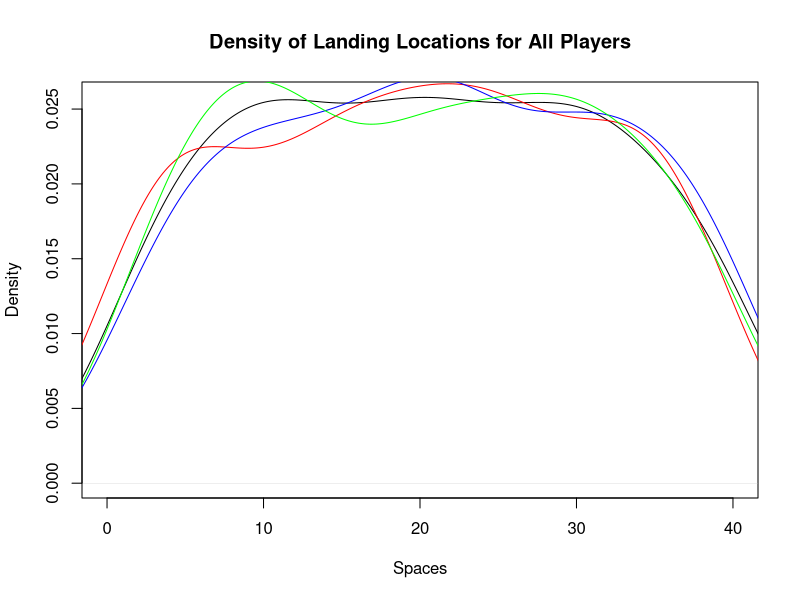
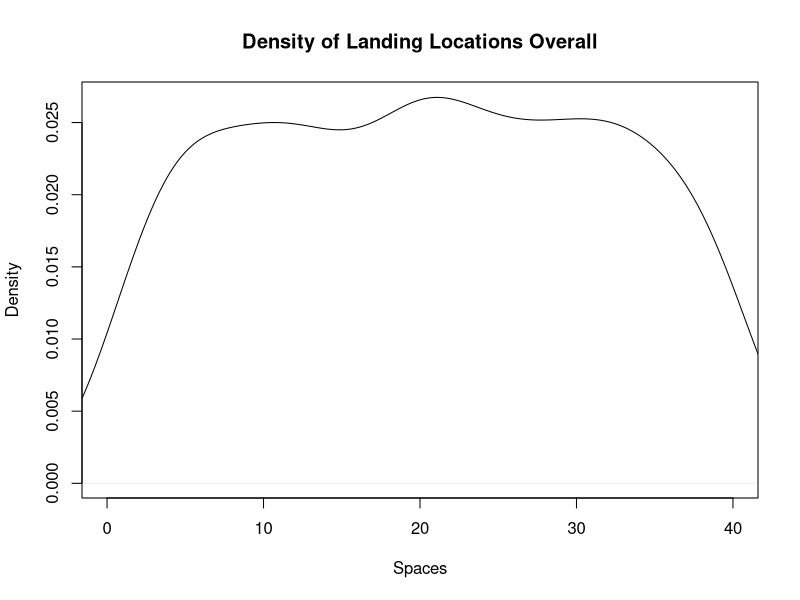
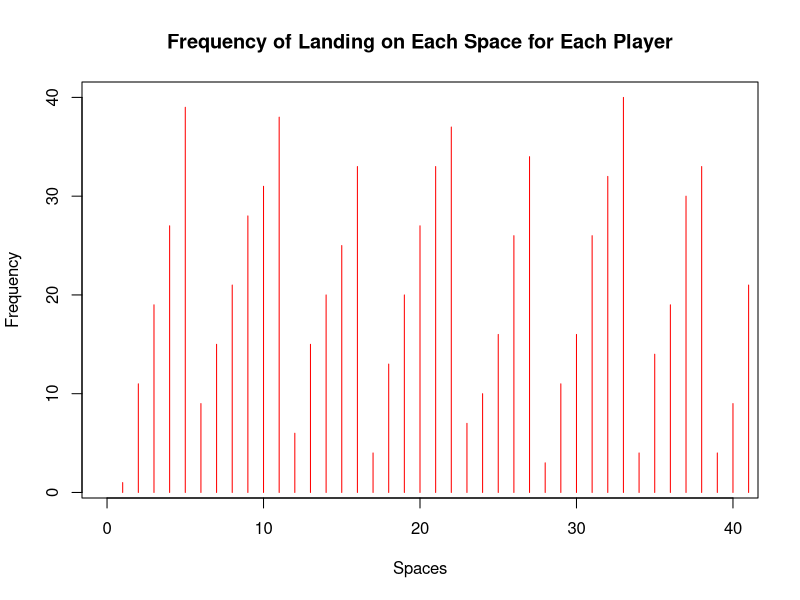
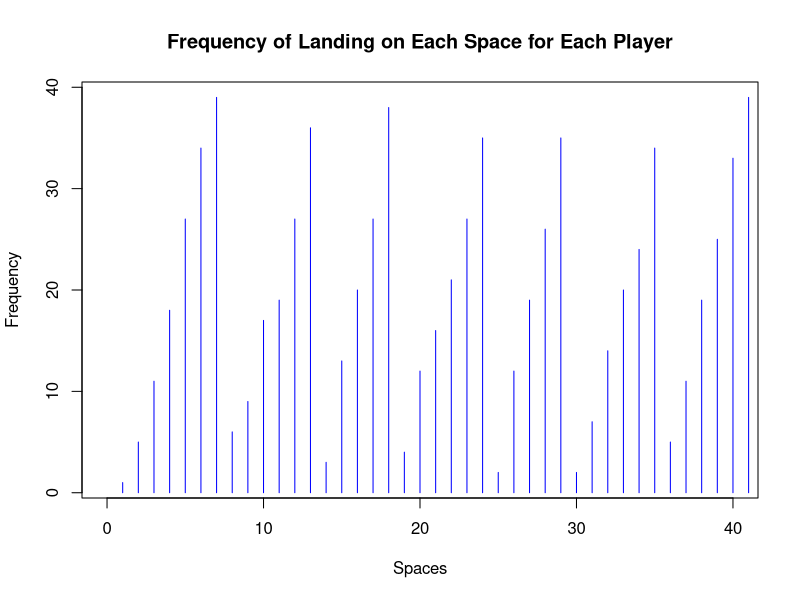
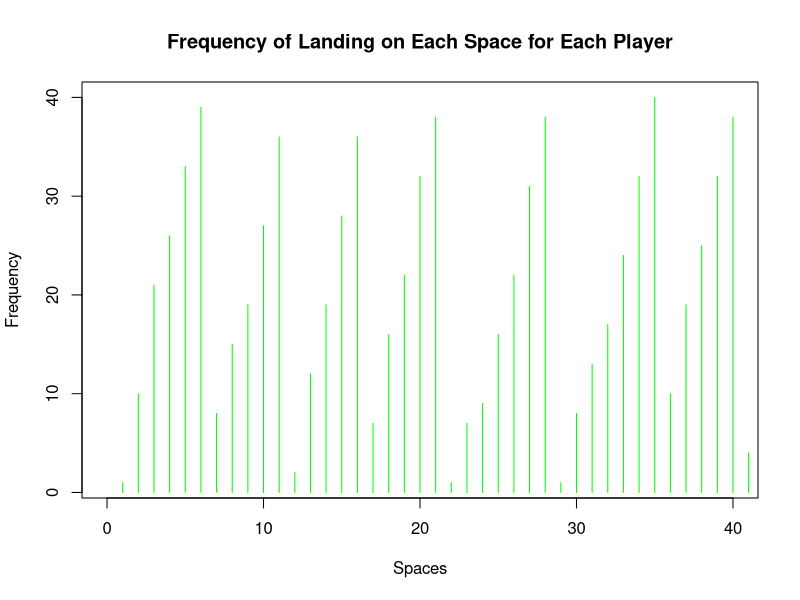
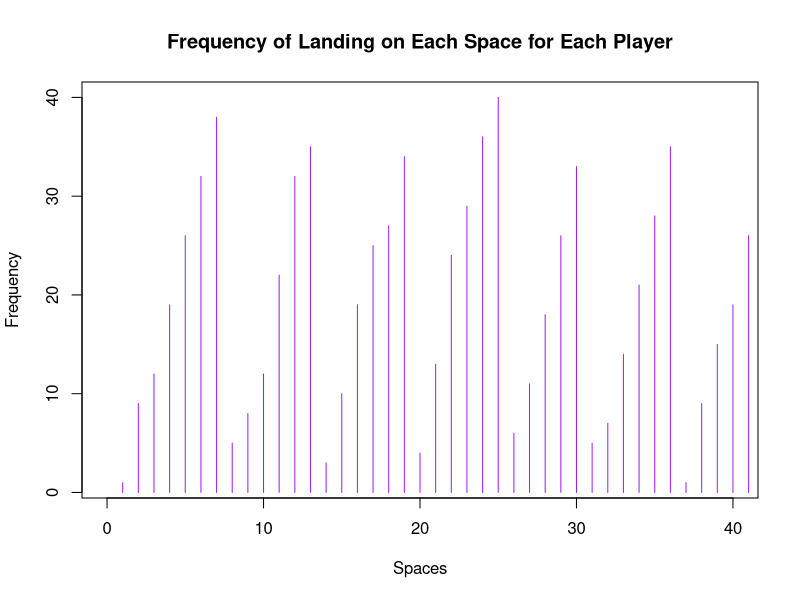
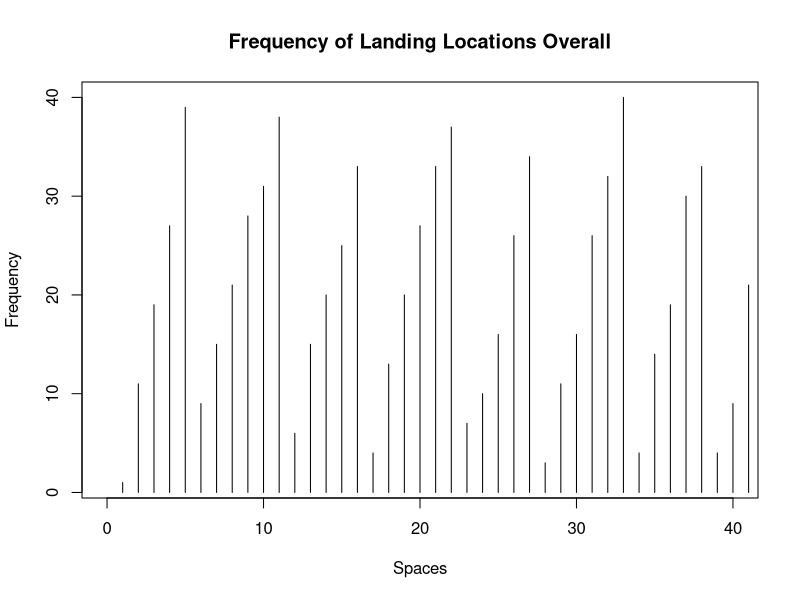
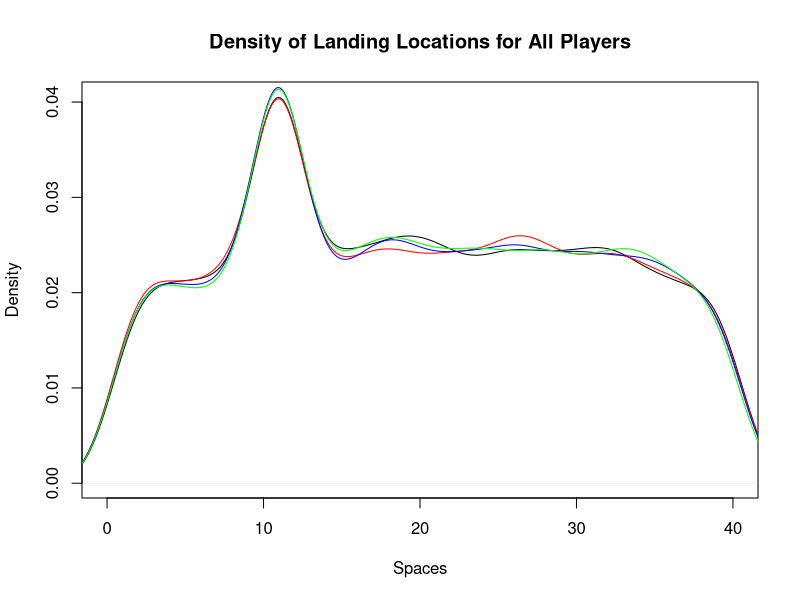

These charts were generated, in order, by the following R code: (Note: this script raises an error after producing the figures.)
## ---- chunk 1
knitr::opts_chunk$set(echo = TRUE)
## ---- chunk 2
library(dplyr)
library(ggplot2)
library(tidyverse)
## ---- chunk 3
monopolyBoard <- read.csv("MonopolyBoard.csv", header = T)
monopolyBoard
## ---- chunk 4
# Using dice rolls to determine where a player will land on the board
#input: "location", where the player is on the board
#output: the players new location on the board after the have rolled

#note that this is only accounting for standard dice rolls, no special rules yet...

lets_move = function(location) {
  dice_roll_1 <- sample(1:6, 1, replace = TRUE) #A random roll of a six-sided die
  dice_roll_2 <- sample(1:6, 1, replace = TRUE) #A random roll of a six-sided die
  
  roll_total <- sum(dice_roll_1, dice_roll_2) #The sum of the two rolls
  
  location = location + roll_total #Updating the player's location based on their rolls from the current turn
  
  if(location <= 40) { #if statement checking the players location
    location = location
  } else { #if the sum of the player's previous location and their rolls is greater than 40, this moves the player past GO and the start moving from space 1
    location = location - 40
  }
  
  print(location)
  
}

lets_move(20)
## ---- chunk 5
who_goes_first2 <- function(num_players){
  initial_rolls <- c()
  player_order <- length(num_players)
  for (i in 1:num_players) {
    player_i_roll <- sum(sample(1:6, 2, replace=TRUE))
    initial_rolls <- c(initial_rolls, player_i_roll) # vector of every player's first roll
  }
  
  if(sum(initial_rolls == max(initial_rolls)) >= 2){ # if more 1 person has the highest roll
    
    while (sum(initial_rolls == max(initial_rolls)) >= 2) { # keep rolling as long as players are tied
      tied_players <- which(initial_rolls==max(initial_rolls)) # identify which players tied

      tie_breaker_rolls <- c()
      for (i in tied_players) { # tied players roll again
       player_i_roll2 <- sum(sample(1:6, 2, replace=TRUE))
       tie_breaker_rolls <- c(tie_breaker_rolls, player_i_roll2)
       initial_rolls <- tie_breaker_rolls # update initial rolls
      }
    }
    highest_roll <- max(tie_breaker_rolls)
    highest_player <- tied_players[which(tie_breaker_rolls == highest_roll)]
  }
  
  else {
    highest_player <- which.max(initial_rolls) # who rolled the highest number
  
    # creating player order
    player_order[1] <- as.integer(highest_player)

    for (j in 2:num_players) {
    
      player_order[j] <- as.integer(player_order[j-1] + 1)
      if (player_order[j] > num_players) {
        player_order[j] <- 1
      }
    }
    #print(player_order)
  }
  playerlist <- (list(highest_player, player_order))
  return(playerlist)
}

who_goes_first2(4)
## ---- chunk 6
#A function to play Monopoly!
#Utilizes lets_move to move the players around the board
#input: "turns"; the amount of turns each player will take (i.e. the number of rounds in the game), "players"; a numeric value 1-4 representing the number of players in the game
#output: a dataframe showing each players' location after each of their turns; a density plot showing each players' location data throughout the game; a density plot showing the overall location data throughout the game

lets_play = function(turns, players) {
  
  location_data <- as.data.frame(matrix(nrow = turns, ncol = players)) # dataframe will keep data for locations of players for each turn
  
  # puts players in order
  colnames(location_data) <- who_goes_first2(players)[[2]]
  
  location = 1 #initializes the player at space 1 (i.e. GO!)
  location_data[1,] <- location

  for (i in 2:turns) { # iterates through number of turns
    for (j in 1:players) { # rotates through each player
      location = lets_move(location_data[i-1,j])[[1]] # takes location from lets_move2 function and assigns it to location
      location_data[i,j] <- as.integer(location) # puts location value into the dataframe of locations for each player
    }
  }
print(location_data) 


 ########################## plots ###############################

 #vector of colors
  colors <- c("red", "blue", "green","purple")
  
  # creates density plot of frequency of landing on each space for each player
  plot(density(location_data[,1]), xlim = c(0,40), col = "black", xlab="Spaces", main= "Density of Landing Locations for All Players")
  
  for (k in 2:players) {
    lines(density(location_data[,k]), col = colors[k-1]) # adds a density line for each player after the first
  }
  
  # creates density plot for total frequency landing on each space (all players spaces included)
  all_spaces <- as.vector(as.matrix(location_data))
  plot(density(all_spaces), xlim = c(0,40), col = "black", xlab="Spaces", main="Density of Landing Locations Overall")
  
  #creates frequency plot for frequency of landing on certain spaces for each player
  for(k in 1:players){
  plot(location_data[,k], xlim= c(0,40), col=colors[k], type="h", xlab="Spaces", ylab="Frequency", main="Frequency of Landing on Each Space for Each Player")
  }

  plot(all_spaces, xlim = c(0,40), col = "black", type="h", xlab = "Spaces", ylab = "Frequency", main = "Frequency of Landing Locations Overall")
}

lets_play(100, 4)

## ---- chunk 7
#Double Down -- addition of jail and double rolls

#Incorporating double rolls and sending players to jail when the players are rolling and moving
#input: "location"; a numeric value 1 to 40; where the player in on the board
#output: the players new location on the board

lets_move2 = function(location) {
  dice_roll_1 <- sample(1:6, 1, replace = TRUE) #a standard, six-sided dice roll
  dice_roll_2 <- sample(1:6, 1, replace = TRUE) #a standard, six-sided dice roll
  
  roll_total <- sum(dice_roll_1, dice_roll_2) #the sum of the two dice rolls
  roll_double <- dice_roll_1 == dice_roll_2 #checking if the player rolled a double
  
    location = location + roll_total # updates location to be previous location + roll total
    double3 = "false" # double3 is assigned "true" if the player double rolls 3x (as seen in if statement below), otherwise it is assigned "false" 
    
  # first double roll -> roll again
  if (roll_double == TRUE) { #checks if the player rolled a double with their first two rolls. if "TRUE", the player rolls again
    dice_roll_3 <- sample(1:6, 1, replace = TRUE) #the player's third dice roll
    dice_roll_4 <- sample(1:6, 1, replace = TRUE) #the player's fourth dice roll
    
    roll_total2 <- sum(dice_roll_3, dice_roll_4) #the sum of the player's third and fourth rolls
    roll_double2 <- dice_roll_3 == dice_roll_4 #checks to see if the player rolled a double again
    
    location = location + roll_total2 #the player's new location
    double3 = "false"
    
    # if player is at a location past 40, subtract 40 so they go back to the GO space at location "41"
    # this is included in each if statement below so that it applies if player has to roll again
    if (location <= 40) { #checks to make sure that the player's location isn't over 40 (i.e not on the board)
      location = location
    } else { #If greater than 40, it subtracts 40 from location to allow player to continue to move on the board
      location = location - 40
    }
     
      # second double roll -> roll again
      if (roll_double2 == TRUE) { #if the player has rolled two doubles, they roll again
        dice_roll_5 <- sample(1:6, 1, replace = TRUE) #the player's fifth roll
        dice_roll_6 <- sample(1:6, 1, replace = TRUE) #the player's sixth roll
    
        roll_total3 <- sum(dice_roll_5, dice_roll_6) #the sum of the fifth and sixth roll
        roll_double3 <- dice_roll_5 == dice_roll_6 #checking to see if the player rolled a third double
    
        location = location + roll_total3 #the players new location
        double3 = "false"
        
        if (location <= 40) { #checks the player's location again
          location = location
        } else {
          location = location - 40
        }
        
        # third double roll -> go to jail
          if (roll_double3 == TRUE) { #checks if the player rolled three doubles in a row, if TRUE, the players goes to jail (space 11)
            location = monopolyBoard$spaces[monopolyBoard$name == "Jail"]
            double3 = "true"
          }
      }
  }  
    
  if (location <= 40) { #checks the players location on the board
    location = location
  } else {
    location = location - 40
  }
  
  listdata <- (list(location, double3)) # creates list for outputs "location" and "double3"
  # if you need to access location from this function, use lets_move2(location_data[i-1,j])[[1]]
  # if you need to access double3, use lets_move2(double3)[[2]]
  return(listdata)
  
}
## ---- chunk 8
#A function to move players around the board while incorporating double rolls and going to jail
#input: "turns"; the amount of turns each player takes (i.e. how many rounds the game is), "players"; a numeric value 1-4 representing the number of players in the game
#output: a dataframe showing each players' location after each of their turns; a density plot showing each players' location data throughout the game; a density plot showing the overall location data throughout the game

lets_play2 = function(turns, players) {
  
  
  location_data <- as.data.frame(matrix(nrow = turns, ncol = players)) # dataframe will keep data for locations of players for each turn
  double3data <- as.data.frame(matrix(nrow = turns, ncol = players)) # dataframe will say "true" if player double rolled 3x (which lands them in jail) and "false" if they didn't double roll 3x
  
    # puts players in order
    colnames(location_data) <- who_goes_first2(players)[[2]]
  
    location = 1 # each player starts at location 1
    location_data[1,] <- location
    double3 = 0 # initializing "double3" which will be later assigned a "true" or "false" based on if player double rolled 3x
  
    for (i in 2:turns) { # iterates through number of turns
      
        for (j in 1:players) { # rotates through each player
          
        location = lets_move2(location_data[i-1,j])[[1]] # takes location from lets_move2 function and assigns it to location
        location_data[i,j] <- as.integer(location) # puts location value into the dataframe of locations for each player
        double3data[i,j] <- lets_move2(double3)[[2]] # takes "true" or "false" value from double3 and adds it to double3data dataframe
        
      # deals with landing in jail from "go to jail" space and staying there for next 3 turns
      if (31 %in% location_data[i-1,j]) { # if you landed on 31 in the last turn (i-1 turn), you go to jail (space 11) for the ith turn
        location <- 11
        location_data[i,j] <- as.integer(location) # new location is 11
      } else if (11 %in% location_data[i-1,j] & 31 %in% location_data[i-2,j]) { # if you were on space 11 last turn AND you were on space 31 2 turns ago, you stay in jail (space 11) for turn i
        location <- 11
        location_data[i,j] <- as.integer(location)
      } else if (11 %in% location_data[i-2,j] & 31 %in% location_data[i-3,j]) {
        location <- 11
        location_data[i,j] <- as.integer(location)
      }
        
      # landing in jail from 3x double roll and staying there for next 3 turns
      if (11 %in% location_data[i,j] & "true" %in% double3data[i-1,j]) { # if player's location is 11 (jail) and double3data is"true" (player double rolled 3x), player stays in jail. all 3 if/else if statements keep player in jail for the next 3 turns
        location <- 11
        location_data[i,j] <- as.integer(location)
      } else if (11 %in% location_data[i-1,j] & "true" %in% double3data[i-2,j]) { # 
        location <- 11
        location_data[i,j] <- as.integer(location)
      } else if (11 %in% location_data[i-2,j] & "true" %in% double3data[i-3,j]) {
        location <- 11
        location_data[i,j] <- as.integer(location)
      }
        
    }
  }
  print(location_data)
  print(double3)
  
  
  ########################## plots ###############################

 #vector of colors
  colors <- c("red", "blue", "green","purple")
  
  # creates density plot of frequency of landing on each space for each player
  plot(density(location_data[,1]), xlim = c(0,40), col = "black", xlab="Spaces", main= "Density of Landing Locations for All Players")
  
  for (k in 2:players) {
    lines(density(location_data[,k]), col = colors[k-1]) # adds a density line for each player after the first
  }
  
  # creates density plot for total frequency landing on each space (all players spaces included)
  all_spaces <- as.vector(as.matrix(location_data))
  plot(density(all_spaces), xlim = c(0,40), col = "black", xlab="Spaces", main="Density of Landing Locations Overall")
  
  #creates frequency plot for frequency of landing on certain spaces for each player
  for(k in 1:players){
  plot(location_data[,k], xlim= c(0,40), col=colors[k], type="h", xlab="Spaces", ylab="Frequency", main="Frequency of Landing on Each Space for Each Player")
  }
  
  plot(all_spaces, xlim = c(0,40), col = "black", type="h", xlab = "Spaces", ylab = "Frequency", main = "Frequency of Landing Locations Overall")
 
}
 
lets_play2(10000, 4)
## ---- chunk 9

Card_Numbers <- c(1, 2, 3, 4, 5, 6, 7, 8, 9, 10, 11, 12, 13, 14, 15, 16) # the card numbers

Chance_Cards <- c("Advance to Boardwalk", "Advance to Go (Collect $200)", "Advance to Illinois Avenue. If you pass Go, collect $200", "Advance to St. Charles Place. If you pass Go, collect $200", "Advance to the nearest Railroad. If unowned, you may buy it from the Bank. If owned, pay owner twice the rental to which they are otherwise entitled", "Advance to the nearest Railroad. If unowned, you may buy it from the Bank. If owned, pay owner twice the rental to which they are otherwise entitled", "Advance token to nearest Utility. If unowned, you may buy it from the Bank. If owned, throw dice and pay owner a total ten times amount thrown", "Bank pays you dividend of $50", "Get Out of Jail Free", "Go Back 3 Spaces", "Go to Jail. Go directly to Jail, do not pass Go, do not collect $200", "Make general repairs on all your property. For each house pay $25. For each hotel pay $100", "Speeding fine $15", "Take a trip to Reading Railroad. If you pass Go, collect $200", "You have been elected Chairman of the Board. Pay each player $50", "Your building loan matures. Collect $150") # the card information

Chance <- data.frame(Chance_Cards, Card_Numbers) #a dataframe associating each chance card with a number



Community_Chest_Cards <- c("Advance to Go (Collect $200)", "Bank error in your favor. Collect $200", "Doctor’s fee. Pay $50", "From sale of stock you get $50", "Get Out of Jail Free", "Go to Jail. Go directly to jail, do not pass Go, do not collect $200", "Holiday fund matures. Receive $100", "Income tax refund. Collect $20", "It is your birthday. Collect $10 from every player", "Life insurance matures. Collect $100", "Pay hospital fees of $100", "Pay school fees of $50", "Receive $25 consultancy fee", "You are assessed for street repair. $40 per house. $115 per hotel", "You have won second prize in a beauty contest. Collect $10", "You inherit $100") # the card information

Community_Chest <- data.frame(Community_Chest_Cards, Card_Numbers) #a dataframe associating each community chest card with a number
## ---- chunk 10
#A function that randomly selects a numeric value 1:16 representing a Chance card and updates the player's location based on the card information
#input: "location"; a numeric value 1:40 representing the player's location on the board
#output: the player's new location on the board

Drawing_Chance = function(location) {
  location = location #the player's current location
  amount <- 0 #amount is later used to updated the player's bank in lets_play3 by the amount stated in certain cards
  draw_card <- sample(1:16, 1, replace = TRUE) #randomly selecting a card from 1:16 cards
  player_card <- Chance$Chance_Cards[draw_card] #finding the card in the Chance deck
  print(player_card)

#The following if statements update the player's location based on the card that was drawn (if applicable)  
      if(draw_card == 1) {
        location = 1
      }
      
      if(draw_card == 2) {
        location = 1
        amount = 200
      }
      
      if(draw_card == 3) {
        if(location > 25){
          amount = 200
        }else{
          amount = amount
    }
        location = 25
      }
  
      if(draw_card == 4){
        if(location > 13 ){
          amount = 200
        }else{
          amount = amount
    }
        location = 12
      }
  
      if(draw_card == 5){
        if(location >= 37 && location <= 5){
              location = 6
            } else {
              if (location >= 6 && location <= 15){
                location = 16
              } else {
                if(location >= 16 && location <= 25){
                  location = 26
                } else {
                  location = 36
                }
              }
            }
    }
  
    if(draw_card == 6){
        if(location >= 37 && location <= 5){
              location = 6
            } else {
              if (location >= 6 && location <= 15){
                location = 16
              } else {
                if(location >= 16 && location <= 25){
                  location = 26
                } else {
                  location = 36
                }
              }
            }
    }
  
    if(draw_card == 7){
        if(location >= 29 && location <= 12){
              location = 13
            } else {
              location = 29
    }
    }
  
    if(draw_card == 8){
      amount = -50
    }
  
    if(draw_card == 10) {
      location = location - 3
    }
  
    if(draw_card == 11) {
      location = 11
    }
  
    if(draw_card == 13){
      amount = -15
    }
  
    if(draw_card == 14) {
      if(location > 6){
        amount = 200
      }else{
        amount = amount
    }
      location = 6
    }
  
    if(draw_card == 16){
      amount = 150
    }
  
   
    location = location
    amount = amount
    list_location_amount <- list(location, amount)
    return(list_location_amount)
}



#A function that randomly selects a numeric value 1:16 representing a Community Chest card and updates the player's location based on the card information
#input: "location"; a numeric value 1:40 representing the player's location on the board
#output: the player's new location on the board

Drawing_Community_Chest = function(location) {
  location = location
  amount <- 0
  draw_card_chest <- sample(1:16, 1, replace = TRUE)
  player_card_chest <- Community_Chest$Community_Chest_Cards[draw_card_chest]
  print(player_card_chest)
  print(location)
  
  
  if (draw_card_chest == 1) {
    location = 1
    amount = 200
  }
  
  #Bank error in your favor. Collect $200
  if(draw_card_chest == 2){
    amount = 200
  }
  
  #Doctor’s fee. Pay $50
  if(draw_card_chest == 3){
    amount = -50
  }
  
  #From sale of stock you get $50
  if(draw_card_chest == 4){
    amount = 50
  }
  
  if(draw_card_chest == 6) {
    location = 11
  }
  
  #Holiday fund matures. Receive $100
  if(draw_card_chest == 7){
    amount = 100
  }
  
  #Income tax refund. Collect $20
  if(draw_card_chest == 8){
    amount = 20
  }
  
  #Life insurance matures. Collect $100
  if(draw_card_chest == 10){
    amount = 100
  }
  
  #Pay hospital fees of $100
  if(draw_card_chest == 11){
    amount = -100
  }
  
  #Pay school fees of $50
  if(draw_card_chest == 12){
    amount = -50
  }
  
  #Receive $25 consultancy fee
  if(draw_card_chest == 13){
    amount = 25
  }
  
  #You have won second prize in a beauty contest. Collect $10
  if(draw_card_chest == 15){
    amount = 10
  }
  
  #You inherit $100
  if(draw_card_chest == 16){
    amount = 100
  }
  
  location = location 
  amount = amount
  list_location_amount <- list(location,amount)
  return(list_location_amount)
}
## ---- chunk 11
#A function that expands on lets_move2 to add the actions of Community Chest and Chance spaces and their respective cards
#input: "location"; a numeric value 1 to 40; where the player in on the board
#output: the players new location on the board

lets_move3 = function(location) {
  dice_roll_1 <- sample(1:6, 1, replace = TRUE)
  dice_roll_2 <- sample(1:6, 1, replace = TRUE)
  
  roll_total <- sum(dice_roll_1, dice_roll_2)
  roll_double <- dice_roll_1 == dice_roll_2
  
    location = location + roll_total
    double3 = "false"


  if (location <= 40) {
      location = location
  } else {
      location = location - 40
  }
   
  
  if(location == 8 || location == 23 || location == 27) {
    location = Drawing_Chance(location)
  }
  
  if(location == 3 || location == 18 || location == 34) {
    location = Drawing_Community_Chest(location)
  }
    
  # first double roll -> roll again
  if (roll_double == TRUE) {
    dice_roll_3 <- sample(1:6, 1, replace = TRUE)
    dice_roll_4 <- sample(1:6, 1, replace = TRUE)
    
    roll_total2 <- sum(dice_roll_3, dice_roll_4)
    roll_double2 <- dice_roll_3 == dice_roll_4
    
    location = location + roll_total2
    double3 = "false"
    
    if (location <= 40) {
      location = location
    } else {
      location = location - 40
    }
    
    
    if(location == 8 || location == 23 || location == 27) {
    location = Drawing_Chance(location)
    }
  
  if(location == 3 || location == 18 || location == 34) {
    location = Drawing_Community_Chest(location)
    }
     
      # second double roll -> roll again
      if (roll_double2 == TRUE) {
        dice_roll_5 <- sample(1:6, 1, replace = TRUE)
        dice_roll_6 <- sample(1:6, 1, replace = TRUE)
    
        roll_total3 <- sum(dice_roll_5, dice_roll_6)
        roll_double3 <- dice_roll_5 == dice_roll_6
    
        location = location + roll_total3
        double3 = "false"
        
        if (location <= 40) {
          location = location
        } else {
          location = location - 40
        }
        
        if(location == 8 || location == 23 || location == 27) {
          location = Drawing_Chance(location)
        }
  
        if(location == 3 || location == 18 || location == 34) {
          location = Drawing_Community_Chest(location)
         
        }
        
        # third double roll -> go to jail
          if (roll_double3 == TRUE) {
            location = monopolyBoard$spaces[monopolyBoard$name == "Jail"]
            double3 = "true"

          }
      }
  }  
   
  location = location 

  listdata <- (list(location, double3))
  return(listdata)
  
}

## ---- chunk 12
lets_play3 = function(turns, players) {
  
  location_data <- as.data.frame(matrix(nrow = turns, ncol = players))
  double3data <- as.data.frame(matrix(nrow = turns, ncol = players))
  
    colnames(location_data) <- who_goes_first2(players)[[2]]
  
    location = 1
    location_data[1,] <- location
    double3 = 0
  
    for (i in 2:turns) {
      
        for (j in 1:players) {
          
        location = lets_move3(location_data[i-1,j])[[1]]
        location_data[i,j] <- as.integer(location)
        double3data[i,j] <- lets_move3(double3)[[2]]
        
      # deals with landing in jail from "go to jail" space and staying there for next 3 turns
      if (31 %in% location_data[i-1,j]) { # if you land on 31 (go to jail), next location is in jail (space 11)
        location <- 11
        location_data[i,j] <- as.integer(location)
      } else if (11 %in% location_data[i-1,j] & 31 %in% location_data[i-2,j]) {
        location <- 11
        location_data[i,j] <- as.integer(location)
      } else if (11 %in% location_data[i-2,j] & 31 %in% location_data[i-3,j]) {
        location <- 11
        location_data[i,j] <- as.integer(location)
      }
        
      # landing in jail from 3x double roll and staying there for next 3 turns
      if (11 %in% location_data[i,j] & "true" %in% double3data[i-1,j]) { # "true" means player double rolled 3x -> jail
        location <- 11
        location_data[i,j] <- as.integer(location)
      } else if (11 %in% location_data[i-1,j] & "true" %in% double3data[i-2,j]) { # 
        location <- 11
        location_data[i,j] <- as.integer(location)
      } else if (11 %in% location_data[i-2,j] & "true" %in% double3data[i-3,j]) {
        location <- 11
        location_data[i,j] <- as.integer(location)
      }
        
    }
  }
  print(location_data)
  print(double3data)


  
  # creates density plot of frequency of landing on each space for each player
  colors <- c("red", "blue", "green","purple")
  
  plot(density(location_data[,1]), xlim = c(0,40), col = "black", xlab="Spaces", main= "Density of Landing Locations for All Players")
  
  for (k in 2:players) {
    lines(density(location_data[,k]), col = colors[k-1]) # adds a density line for each player after the first
  }
  
  # creates density plot for total frequency landing on each space (all players spaces included)
  all_spaces <- as.vector(as.matrix(location_data))
  plot(density(all_spaces), xlim = c(0,40), col = "black", xlab="Spaces", main="Density of Landing Locations Overall")
  
  for(k in 1:players){
  plot(location_data[,k], xlim= c(0,40), col=colors[k], type="h", xlab="Spaces", ylab="Frequency", main="Frequency of Landing on Each Space for Each Player")
  }
  
  # second set of frequency plots
  for (k in 1:players) {
    colors <- c("coral1", "steelblue1", "palegreen2","plum2")
    freq_data <- data.frame(space = 1:40, freq = tabulate(location_data[, k], nbins = 40))
    density_plot <- ggplot(freq_data, aes(x = space, y = freq)) +
     geom_bar(stat = "identity", fill = colors[k], color = "black") +
     ggtitle(paste0("Player ", k, ": Frequency of Landing on Each Space")) +
     xlab("Spaces") +
     ylab("Frequency") +
     theme_minimal()
    
    print(density_plot)
  }
  
}
lets_play3(100,4)

## ---- chunk 13
#A function that expands on lets_move3 to add the collection of $200 every time a player passes "Go"
#input: "location"; a numeric value 1 to 40; where the player in on the board
#output: the players new location on the board

lets_move4 = function(location) {
  dice_roll_1 <- sample(1:6, 1, replace = TRUE) 
  dice_roll_2 <- sample(1:6, 1, replace = TRUE) 
  
  roll_total <- sum(dice_roll_1, dice_roll_2)
  roll_double <- dice_roll_1 == dice_roll_2
  
    location = location + roll_total
    double3 = "false"


  if (location <= 40) {
      location = location
      amount = 0
  } else {
      location = location - 40
      amount = 200
  }
   
  
  if(location == 8 || location == 23 || location == 27) { #check's if the player's location is a Chance space
    location = Drawing_Chance(location)[[1]] #if TRUE, the player draws a Chance card using the Drawing_Chance function which updates their location
  }
  
  if(location == 3 || location == 18 || location == 34) { #check's if the player's location is a Community Chest space
    location = Drawing_Community_Chest(location)[[1]] #if TRUE, the player draws a Community Chest card using the Drawing_Community_Chest which updates their location
  }
    
  # first double roll -> roll again
  if (roll_double == TRUE) {
    dice_roll_3 <- sample(1:6, 1, replace = TRUE)
    dice_roll_4 <- sample(1:6, 1, replace = TRUE)
    
    roll_total <- sum(dice_roll_3, dice_roll_4)
    roll_double2 <- dice_roll_3 == dice_roll_4
    
    location = location + roll_total
    double3 = "false"
    
    if (location <= 40) {
      location = location
      amount = 0
    } else {
      location = location - 40
      amount = 200
    }
    
    
    if(location == 8 || location == 23 || location == 27) { #check's if the player's location is a Chance space
    location = Drawing_Chance(location)[[1]] #if TRUE, the player draws a Chance card using the Drawing_Chance function which updates their location
    }
  
  if(location == 3 || location == 18 || location == 34) { #check's if the player's location is a Community Chest space
    location = Drawing_Community_Chest(location)[[1]] #if TRUE, the player draws a Community Chest card using the Drawing_Community_Chest which updates their location
    }
     
      # second double roll -> roll again
      if (roll_double2 == TRUE) {
        dice_roll_5 <- sample(1:6, 1, replace = TRUE)
        dice_roll_6 <- sample(1:6, 1, replace = TRUE)
    
        roll_total <- sum(dice_roll_5, dice_roll_6)
        roll_double3 <- dice_roll_5 == dice_roll_6
    
        location = location + roll_total
        double3 = "false"
        
        if (location <= 40) {
          location = location
          amount = 0
        } else {
          location = location - 40
          amount = 200
        }
        
        if(location == 8 || location == 23 || location == 27) { #check's if the player's location is a Chance space
          location = Drawing_Chance(location)[[1]] #if TRUE, the player draws a Chance card using the Drawing_Chance function which updates their location
        }
  
        if(location == 3 || location == 18 || location == 34) { #check's if the player's location is a Community Chest space
          location = Drawing_Community_Chest(location)[[1]] #if TRUE, the player draws a Community Chest card using the Drawing_Community_Chest which updates their location
         
        }
        
        # third double roll -> go to jail
          if (roll_double3 == TRUE) {
            location = monopolyBoard$spaces[monopolyBoard$name == "Jail"]
            double3 = "true"

          }
      }
  }  
   
  location = location 

  listdata <- (list(location, double3, amount))
  return(listdata)
  
}

## ---- chunk 14

lets_play4 = function(turns, players) {
  
  location_data <- as.data.frame(matrix(nrow = turns, ncol = players))
  double3data <- as.data.frame(matrix(nrow = turns, ncol = players))
  
    colnames(location_data) <- who_goes_first2(players)[[2]]
  
    location = 1
    location_data[1,] <- location
    double3 = 0
  
    for (i in 2:turns) {
      
        for (j in 1:players) {
          
        location = lets_move3(location_data[i-1,j])[[1]]
        location_data[i,j] <- as.integer(location)
        double3data[i,j] <- lets_move3(location)[[2]]
        
      # deals with landing in jail from "go to jail" space and staying there for next 3 turns
      if (31 %in% location_data[i-1,j]) { # if you land on 31 (go to jail), next location is in jail (space 11)
        location <- 11
        location_data[i,j] <- as.integer(location)
      } else if (11 %in% location_data[i-1,j] & 31 %in% location_data[i-2,j]) {
        location <- 11
        location_data[i,j] <- as.integer(location)
      } else if (11 %in% location_data[i-2,j] & 31 %in% location_data[i-3,j]) {
        location <- 11
        location_data[i,j] <- as.integer(location)
      }
        
      # landing in jail from 3x double roll and staying there for next 3 turns
      if (11 %in% location_data[i,j] & "true" %in% double3data[i-1,j]) { # "true" means player double rolled 3x -> jail
        location <- 11
        location_data[i,j] <- as.integer(location)
      } else if (11 %in% location_data[i-1,j] & "true" %in% double3data[i-2,j]) { # 
        location <- 11
        location_data[i,j] <- as.integer(location)
      } else if (11 %in% location_data[i-2,j] & "true" %in% double3data[i-3,j]) {
        location <- 11
        location_data[i,j] <- as.integer(location)
      }

        
      # updating banks if players land on each others' properties
      if(location %in% c(2, 4, 7, 9, 10, 12, 13, 14, 15, 17, 19, 20, 22, 24, 25, 27, 28, 29, 30, 32, 33, 35, 38, 40)) {
            
      location = location
      spot <- which(Property_Statuses$Space == location)
      cost <- which(monopolyBoard$spaces == location)
      owned_by_player <- Property_Statuses$Owned_By_Player[spot]
        
      The_Players$Player_Bank[owned_by_player] <- The_Players$Player_Bank[owned_by_player] + monopolyBoard$rent_0[cost]
      The_Players$Player_Bank[j] <- The_Players$Player_Bank[j] - monopolyBoard$rent_0[cost]
      }
      
      #updating banks if players land on others' railroads
      if(location %in% c(6, 16, 26, 36)){
        
      location = location
      spot <- which(Property_Statuses$Space == location)
      cost <- which(monopolyBoard$spaces == location)
      owned_by_player <- Property_Statuses$Owned_By_Player[spot]
        
      The_Players$Player_Bank[owned_by_player] <- The_Players$Player_Bank[owned_by_player] + 200
      The_Players$Player_Bank[j] <- The_Players$Player_Bank[j] - 200
      }
      
      # Updating player bank if they gained or lost money from a Chance card
      if (Drawing_Chance(location_data[i,j])[[2]] != 0) {
        The_Players$Player_Bank[j] <- The_Players$Player_Bank[j] + Drawing_Chance(location_data[i,j])[[2]]  
      }
        
      # Updating player bank if they gained or lost money from a Community Chest card 
      if (Drawing_Community_Chest(location_data[i,j])[[2]] != 0) {
        The_Players$Player_Bank[j] <- The_Players$Player_Bank[j] + Drawing_Community_Chest(location_data[i,j])[[2]]  
      }
      
      # Player gets $200 if they pass go
      if (lets_move3(location_data[i,j])[[3]] != 0) {
        The_Players$Player_Bank[j] <- The_Players$Player_Bank[j] + lets_move3(location_data[i,j])[[3]]  
      }
      
      # Paying when player lands on a tax space
      if (5 %in% location_data[i,j] || 39 %in% location_data[i,j]) {
        The_Players$Player_Bank[j] <- The_Players$Player_Bank[j] - monopolyBoard$cost[location_data[i,j]] # subtracting cost of tax from player's bank
      }
        
      #
    }
  }

  print(The_Players)
  
  
    # creates density plot of frequency of landing on each space for each player
  colors <- c("red", "blue", "green","purple")
  
  plot(density(location_data[,1]), xlim = c(0,40), col = "black", xlab="Spaces", main= "Density of Landing Locations for All Players")
  
  for (k in 2:players) {
    lines(density(location_data[,k]), col = colors[k-1]) # adds a density line for each player after the first
  }
  
  # creates density plot for total frequency landing on each space (all players spaces included)
  all_spaces <- as.vector(as.matrix(location_data))
  plot(density(all_spaces), xlim = c(0,40), col = "black", xlab="Spaces", main="Density of Landing Locations Overall")
  
  for(k in 1:players){
  plot(location_data[,k], xlim= c(0,40), col=colors[k], type="h", xlab="Spaces", ylab="Frequency", main="Frequency of Landing on Each Space for Each Player")
  }
  
}


lets_play4(1000, 4)
